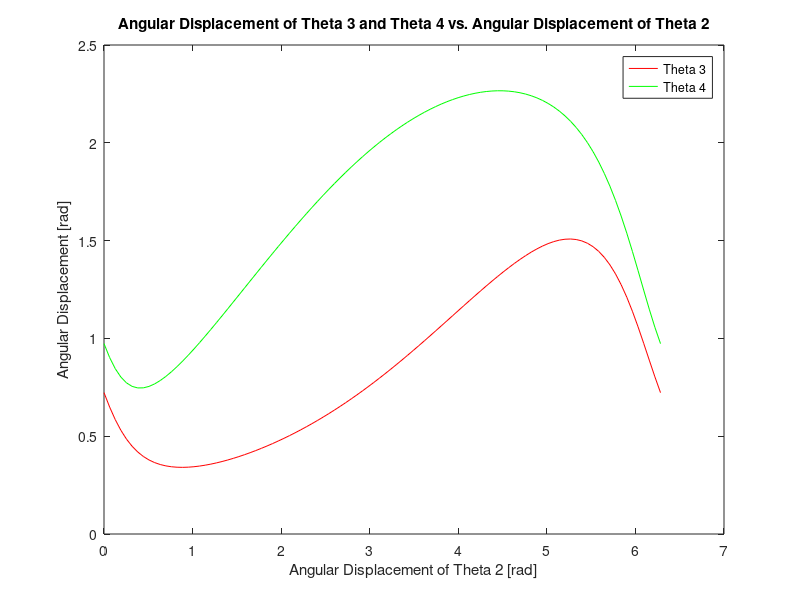
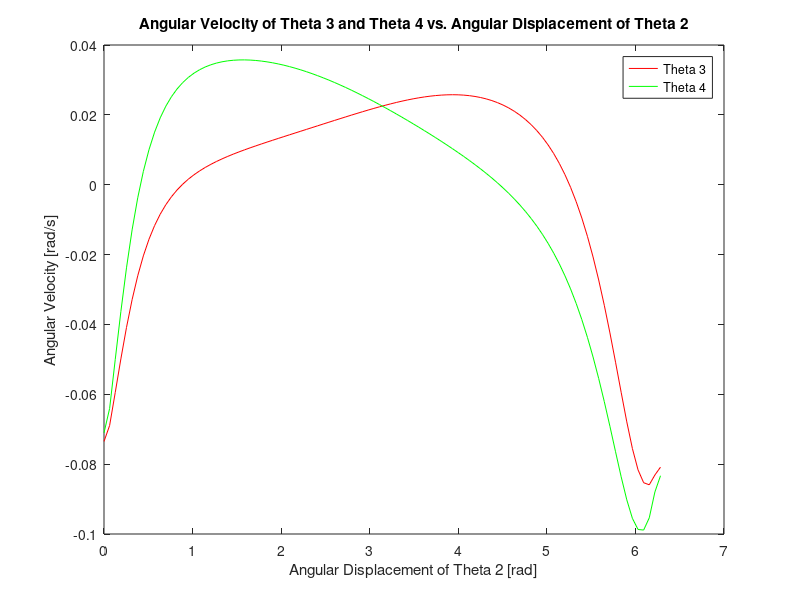
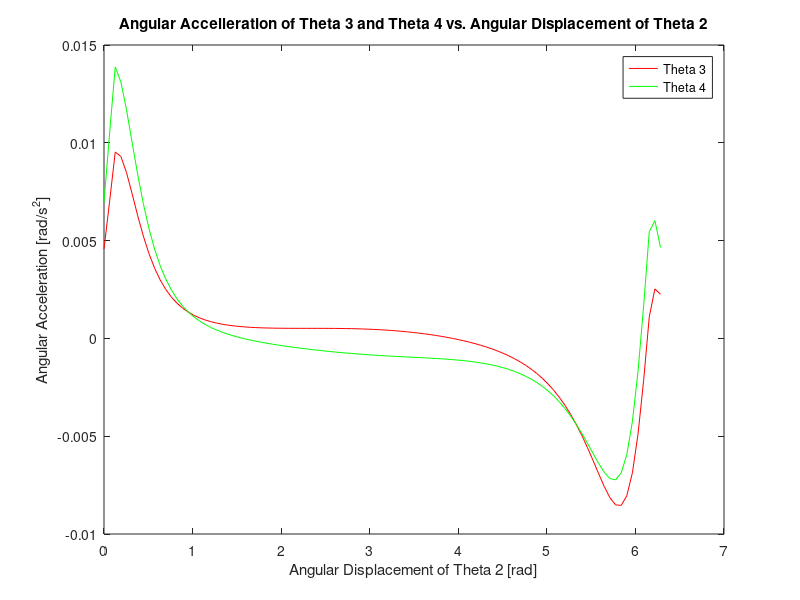

These charts were generated, in order, by the following MATLAB code:
clear;
clc;

%define link lengths
r1 = 0.1;
r2 = 0.055;
r3 = 0.15;
r4 = 0.12;

global_const = 100;

%define theta2 range from 0 to 2 Pi
theta2 = linspace(0,2*pi,global_const);
theta3 = linspace(0,0,global_const);
theta4 = linspace(0,0,global_const);

%define constants h1,h2,h3,h4, and h5 used in a,b,c,d, and e calculations
h1 = r1/r2;
h2 = r1/r3;
h3 = r1/r4;
h4 = (-(r1^2)-(r2^2)-(r3^2)+(r4^2))/(2*r2*r3);
h5 = ((r1^2)+(r2^2)-(r3^2)+(r4^2))/(2*r2*r4);

%define constants a,b,c,d,e used in theta3 and theta4 calculations
for j = 1:global_const
    a(j) = -h1 + (1 + h2)*cos(theta2(j)) + h4;
    b(j) = -2*sin(theta2(j));
    c(j) = h1 - (1 - h2)*cos(theta2(j)) + h4;
    d(j) = -h1 + (1 - h3)*cos(theta2(j)) + h5;
    e(j) = h1 - (1 + h3)*cos(theta2(j)) + h5;
end

%Define equations for theta3
for i = 1:global_const
    theta3(i) = 2*atan((-b(i)-sqrt((b(i)^2)-4*a(i)*c(i)))/(2*a(i)));
    theta3_dot = gradient(theta3);
    theta3_dot_dot = gradient(theta3_dot);
end

%Define equations for theta4
for k = 1:global_const
    theta4(k) = 2*atan((-b(k)-sqrt(b(k)^2-4*d(k)*e(k)))/(2*d(k)));
    theta4_dot = gradient(theta4);
    theta4_dot_dot = gradient(theta4_dot);
end
%theta4 = 2.*atan((-b+sqrt(b.^2-4.*d.*e))/(2.*d));
%theta4_dot = gradient(theta4);
%theta4_dot_dot = gradient(theta4_dot);

%plot theta3 and theta4 together versus theta2
figure(1)
plot(theta2, theta3,'r')
hold on;
plot(theta2, theta4, 'g')
hold on;
title('Angular Displacement of Theta 3 and Theta 4 vs. Angular Displacement of Theta 2')
xlabel('Angular Displacement of Theta 2 [rad]')
ylabel('Angular Displacement [rad]')
legend ('Theta 3', 'Theta 4')

%plot theta3_dot and theta4_dot together versus theta2
figure(2)
plot(theta2, theta3_dot, 'r')
hold on;
plot(theta2, theta4_dot, 'g')
hold on;
title('Angular Velocity of Theta 3 and Theta 4 vs. Angular Displacement of Theta 2')
xlabel('Angular Displacement of Theta 2 [rad]')
ylabel('Angular Velocity [rad/s]')
legend ('Theta 3', 'Theta 4')

%plot theta3_dot_dot and theta4_dot_dot together versus theta2
figure(3)
plot(theta2, theta3_dot_dot, 'r')
hold on;
plot(theta2, theta4_dot_dot, 'g')
hold on;
title('Angular Accelleration of Theta 3 and Theta 4 vs. Angular Displacement of Theta 2')
xlabel('Angular Displacement of Theta 2 [rad]')
ylabel('Angular Acceleration [rad/s^2]')
legend ('Theta 3', 'Theta 4')

